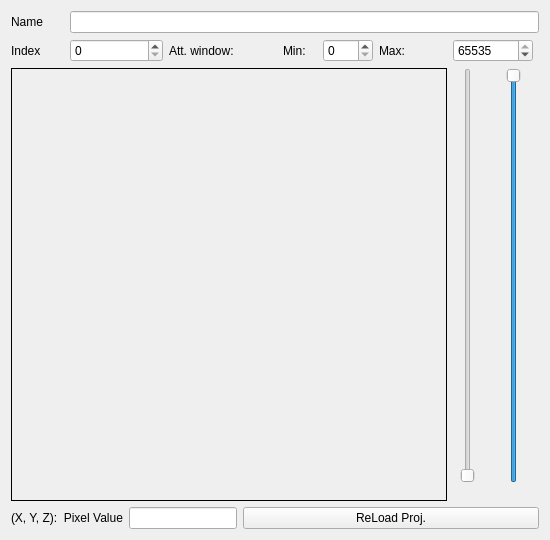
        <widget class="QWidget" name="page_3">
         <property name="geometry">
          <rect>
           <x>0</x>
           <y>0</y>
           <width>550</width>
           <height>540</height>
          </rect>
         </property>
         <attribute name="label">
          <string>Projection Images</string>
         </attribute>
         <layout class="QGridLayout" name="gridLayout_11">
          <item row="1" column="6">
           <widget class="QSpinBox" name="spinBoxProj_Min">
            <property name="maximumSize">
             <size>
              <width>50</width>
              <height>16777215</height>
             </size>
            </property>
            <property name="maximum">
             <number>65535</number>
            </property>
            <property name="singleStep">
             <number>100</number>
            </property>
           </widget>
          </item>
          <item row="1" column="3">
           <widget class="QLabel" name="label_11">
            <property name="text">
             <string>Att. window: </string>
            </property>
           </widget>
          </item>
          <item row="2" column="10">
           <widget class="QSlider" name="sliderRawMax">
            <property name="sizePolicy">
             <sizepolicy hsizetype="Expanding" vsizetype="Expanding">
              <horstretch>0</horstretch>
              <verstretch>0</verstretch>
             </sizepolicy>
            </property>
            <property name="maximumSize">
             <size>
              <width>50</width>
              <height>16777215</height>
             </size>
            </property>
            <property name="maximum">
             <number>65535</number>
            </property>
            <property name="singleStep">
             <number>10</number>
            </property>
            <property name="pageStep">
             <number>100</number>
            </property>
            <property name="value">
             <number>65535</number>
            </property>
            <property name="orientation">
             <enum>Qt::Vertical</enum>
            </property>
           </widget>
          </item>
          <item row="1" column="9" colspan="2">
           <widget class="QSpinBox" name="spinBoxProj_Max">
            <property name="maximumSize">
             <size>
              <width>80</width>
              <height>16777215</height>
             </size>
            </property>
            <property name="maximum">
             <number>65535</number>
            </property>
            <property name="singleStep">
             <number>100</number>
            </property>
            <property name="value">
             <number>65535</number>
            </property>
           </widget>
          </item>
          <item row="0" column="1" colspan="10">
           <widget class="QLineEdit" name="lineEditFileName"/>
          </item>
          <item row="2" column="9">
           <widget class="QSlider" name="sliderRawMin">
            <property name="sizePolicy">
             <sizepolicy hsizetype="Expanding" vsizetype="Expanding">
              <horstretch>0</horstretch>
              <verstretch>0</verstretch>
             </sizepolicy>
            </property>
            <property name="maximumSize">
             <size>
              <width>30</width>
              <height>16777215</height>
             </size>
            </property>
            <property name="maximum">
             <number>65535</number>
            </property>
            <property name="singleStep">
             <number>10</number>
            </property>
            <property name="pageStep">
             <number>100</number>
            </property>
            <property name="orientation">
             <enum>Qt::Vertical</enum>
            </property>
           </widget>
          </item>
          <item row="1" column="5">
           <widget class="QLabel" name="label_4">
            <property name="text">
             <string>Min:</string>
            </property>
           </widget>
          </item>
          <item row="2" column="0" rowspan="4" colspan="9">
           <widget class="qyklabel" name="labelImageRaw">
            <property name="sizePolicy">
             <sizepolicy hsizetype="Expanding" vsizetype="MinimumExpanding">
              <horstretch>0</horstretch>
              <verstretch>0</verstretch>
             </sizepolicy>
            </property>
            <property name="minimumSize">
             <size>
              <width>256</width>
              <height>256</height>
             </size>
            </property>
            <property name="maximumSize">
             <size>
              <width>1024</width>
              <height>1024</height>
             </size>
            </property>
            <property name="mouseTracking">
             <bool>true</bool>
            </property>
            <property name="frameShape">
             <enum>QFrame::Box</enum>
            </property>
            <property name="text">
             <string/>
            </property>
           </widget>
          </item>
          <item row="6" column="0" colspan="2">
           <widget class="QLabel" name="label_17">
            <property name="text">
             <string>(X, Y, Z):  Pixel Value</string>
            </property>
           </widget>
          </item>
          <item row="1" column="7" colspan="2">
           <widget class="QLabel" name="label_5">
            <property name="text">
             <string>Max:</string>
            </property>
           </widget>
          </item>
          <item row="0" column="0">
           <widget class="QLabel" name="label_6">
            <property name="text">
             <string>Name</string>
            </property>
           </widget>
          </item>
          <item row="1" column="0">
           <widget class="QLabel" name="label_8">
            <property name="text">
             <string>Index</string>
            </property>
           </widget>
          </item>
          <item row="6" column="4" colspan="7">
           <widget class="QPushButton" name="pushButton_reloadProj">
            <property name="text">
             <string>ReLoad Proj.</string>
            </property>
           </widget>
          </item>
          <item row="1" column="1" colspan="2">
           <widget class="QSpinBox" name="spinBoxImgIdx"/>
          </item>
          <item row="6" column="2" colspan="2">
           <widget class="QLineEdit" name="lineEdit_DataProbe_Proj">
            <property name="text">
             <string/>
            </property>
           </widget>
          </item>
         </layout>
        </widget>
